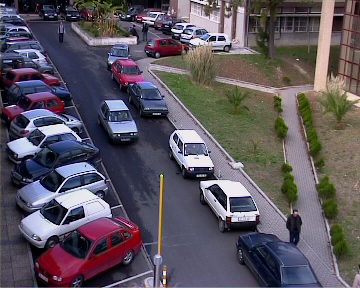
%> input picture Lab5/Pedestrian/ped7c1352.tif, 360 x 288 px
$ octave Lab6.m   (GNU Octave 9; MATLAB toolbox functions it lacks are replaced by stand-ins)
%> lines starting %> are read from the running program, lines starting %| are printed output that depends on the picture
close all; clear all;
myPath = 'z:\Desktop\CVI\Lab5\Pedestrian\';

N=100;

img1 =imread(strcat(myPath,'ped7c1352.tif'));
%> img1 is the input picture: size 288x360x3 uint8; mean R, G, B 91.9, 86, 95.2
figure, imshow(img1);
[nlin ncol dummy]=size(img1);
%> nlin = 288; ncol = 360; dummy = 3
npixels = nlin*ncol;
%> npixels = 103680
hr=imhist(img1(:,:,1),N)/npixels;
%> hr = 100 values, max 0.0293 at index 34, min 9.65e-06 at index 99, mean 0.01
hg=imhist(img1(:,:,2),N)/npixels;
%> hg = 100 values, max 0.0329 at index 34, min 9.65e-06 at index 97, mean 0.01
hb=imhist(img1(:,:,3),N)/npixels;
%> hb = 100 values, max 0.0341 at index 31, min 0.000858 at index 99, mean 0.01
H1 = [hr' hg' hb'];
%> H1 = 300 values, max 0.0341 at index 231, min 9.65e-06 at index 99, mean 0.01
figure, bar(H1);
%> after `bar(H1)`:
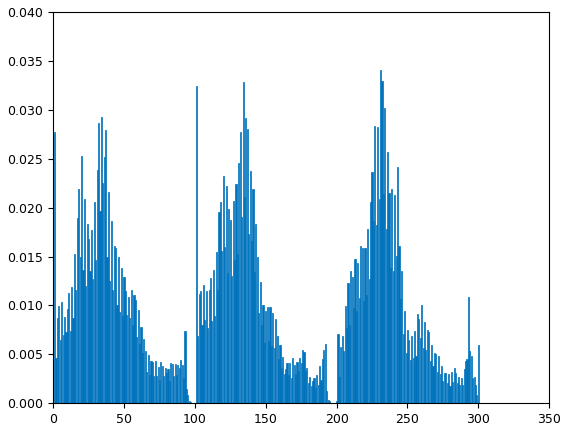
%> figure redrawn from the program's plot data; tallest bar 0.0341 high, from x = 230.6 to 231.4
